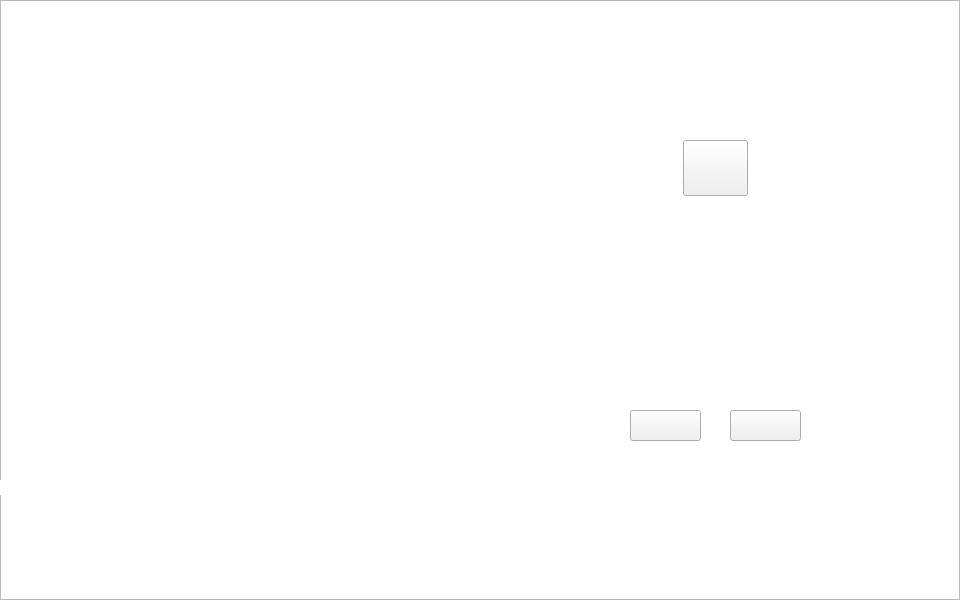
<?xml version="1.0" encoding="UTF-8"?>
<ui version="4.0">
 <class>MainWindow</class>
 <widget class="QMainWindow" name="MainWindow">
  <property name="geometry">
   <rect>
    <x>0</x>
    <y>0</y>
    <width>960</width>
    <height>600</height>
   </rect>
  </property>
  <property name="minimumSize">
   <size>
    <width>960</width>
    <height>600</height>
   </size>
  </property>
  <property name="maximumSize">
   <size>
    <width>960</width>
    <height>600</height>
   </size>
  </property>
  <property name="windowTitle">
   <string>MainWindow</string>
  </property>
  <widget class="QWidget" name="centralwidget">
   <widget class="QGraphicsView" name="graphicsView">
    <property name="geometry">
     <rect>
      <x>0</x>
      <y>0</y>
      <width>960</width>
      <height>600</height>
     </rect>
    </property>
    <property name="styleSheet">
     <string notr="true">border-image: url(:/figure/life_in_NYUSH_v2.jpg);</string>
    </property>
   </widget>
   <widget class="QPushButton" name="step">
    <property name="geometry">
     <rect>
      <x>683</x>
      <y>140</y>
      <width>65</width>
      <height>56</height>
     </rect>
    </property>
    <property name="styleSheet">
     <string notr="true">border-image: url(:/figure/stepbott.png);</string>
    </property>
    <property name="text">
     <string/>
    </property>
   </widget>
   <widget class="QLabel" name="yelmoney">
    <property name="geometry">
     <rect>
      <x>240</x>
      <y>184</y>
      <width>71</width>
      <height>16</height>
     </rect>
    </property>
    <property name="styleSheet">
     <string notr="true">border-image: url(:/game/white.png);
font: 20pt &quot;appo paint&quot;;</string>
    </property>
    <property name="text">
     <string/>
    </property>
   </widget>
   <widget class="QLabel" name="yelcash">
    <property name="geometry">
     <rect>
      <x>240</x>
      <y>205</y>
      <width>71</width>
      <height>16</height>
     </rect>
    </property>
    <property name="styleSheet">
     <string notr="true">border-image: url(:/game/white.png);
font: 20pt &quot;appo paint&quot;;</string>
    </property>
    <property name="text">
     <string/>
    </property>
   </widget>
   <widget class="QLabel" name="yelhouse">
    <property name="geometry">
     <rect>
      <x>240</x>
      <y>232</y>
      <width>71</width>
      <height>16</height>
     </rect>
    </property>
    <property name="styleSheet">
     <string notr="true">border-image: url(:/game/white.png);
font: 20pt &quot;appo paint&quot;;</string>
    </property>
    <property name="text">
     <string/>
    </property>
   </widget>
   <widget class="QLabel" name="yelname">
    <property name="geometry">
     <rect>
      <x>233</x>
      <y>156</y>
      <width>81</width>
      <height>21</height>
     </rect>
    </property>
    <property name="styleSheet">
     <string notr="true">border-image: url(:/game/white.png);
font: 28pt &quot;appo paint&quot;;</string>
    </property>
    <property name="text">
     <string/>
    </property>
   </widget>
   <widget class="QLabel" name="bluehouse">
    <property name="geometry">
     <rect>
      <x>240</x>
      <y>401</y>
      <width>71</width>
      <height>15</height>
     </rect>
    </property>
    <property name="styleSheet">
     <string notr="true">border-image: url(:/game/white.png);
font: 20pt &quot;appo paint&quot;;</string>
    </property>
    <property name="text">
     <string/>
    </property>
   </widget>
   <widget class="QLabel" name="bluename">
    <property name="geometry">
     <rect>
      <x>231</x>
      <y>329</y>
      <width>81</width>
      <height>21</height>
     </rect>
    </property>
    <property name="styleSheet">
     <string notr="true">border-image: url(:/game/white.png);
font: 28pt &quot;appo paint&quot;;</string>
    </property>
    <property name="text">
     <string/>
    </property>
   </widget>
   <widget class="QLabel" name="bluecash">
    <property name="geometry">
     <rect>
      <x>240</x>
      <y>377</y>
      <width>71</width>
      <height>16</height>
     </rect>
    </property>
    <property name="styleSheet">
     <string notr="true">border-image: url(:/game/white.png);
font: 20pt &quot;appo paint&quot;;</string>
    </property>
    <property name="text">
     <string/>
    </property>
   </widget>
   <widget class="QLabel" name="bluemoney">
    <property name="geometry">
     <rect>
      <x>240</x>
      <y>356</y>
      <width>71</width>
      <height>16</height>
     </rect>
    </property>
    <property name="styleSheet">
     <string notr="true">border-image: url(:/game/white.png);
font: 20pt &quot;appo paint&quot;;</string>
    </property>
    <property name="text">
     <string/>
    </property>
   </widget>
   <widget class="QLabel" name="fate">
    <property name="geometry">
     <rect>
      <x>370</x>
      <y>310</y>
      <width>451</width>
      <height>41</height>
     </rect>
    </property>
    <property name="styleSheet">
     <string notr="true">border-image: url(:/game/infoframe.png);
font: 40pt &quot;appo paint&quot;</string>
    </property>
    <property name="text">
     <string/>
    </property>
   </widget>
   <widget class="QLabel" name="stepnum">
    <property name="geometry">
     <rect>
      <x>764</x>
      <y>142</y>
      <width>51</width>
      <height>51</height>
     </rect>
    </property>
    <property name="styleSheet">
     <string notr="true">font: 40pt &quot;appo paint&quot;;
border-image: url(:/game/white.png);</string>
    </property>
    <property name="text">
     <string/>
    </property>
   </widget>
   <widget class="QLabel" name="turn">
    <property name="geometry">
     <rect>
      <x>764</x>
      <y>221</y>
      <width>51</width>
      <height>51</height>
     </rect>
    </property>
    <property name="styleSheet">
     <string notr="true">font: 40pt &quot;appo paint&quot;;
border-image: url(:/game/white.png);</string>
    </property>
    <property name="text">
     <string/>
    </property>
   </widget>
   <widget class="QLabel" name="player1">
    <property name="geometry">
     <rect>
      <x>10</x>
      <y>40</y>
      <width>41</width>
      <height>51</height>
     </rect>
    </property>
    <property name="styleSheet">
     <string notr="true">border-image: url(:/figure/yellowman.png);</string>
    </property>
    <property name="text">
     <string/>
    </property>
   </widget>
   <widget class="QLabel" name="player2">
    <property name="geometry">
     <rect>
      <x>60</x>
      <y>40</y>
      <width>41</width>
      <height>51</height>
     </rect>
    </property>
    <property name="styleSheet">
     <string notr="true">border-image: url(:/figure/blueman.png);</string>
    </property>
    <property name="text">
     <string/>
    </property>
   </widget>
   <widget class="QLabel" name="green_center">
    <property name="geometry">
     <rect>
      <x>121</x>
      <y>105</y>
      <width>88</width>
      <height>15</height>
     </rect>
    </property>
    <property name="styleSheet">
     <string notr="true">background-color: rgb(255, 255, 255);</string>
    </property>
    <property name="text">
     <string/>
    </property>
   </widget>
   <widget class="QLabel" name="public_safety">
    <property name="geometry">
     <rect>
      <x>209</x>
      <y>105</y>
      <width>103</width>
      <height>15</height>
     </rect>
    </property>
    <property name="styleSheet">
     <string notr="true">background-color: rgb(255, 255, 255);</string>
    </property>
    <property name="text">
     <string/>
    </property>
   </widget>
   <widget class="QLabel" name="student_life">
    <property name="geometry">
     <rect>
      <x>312</x>
      <y>105</y>
      <width>138</width>
      <height>15</height>
     </rect>
    </property>
    <property name="styleSheet">
     <string notr="true">background-color: rgb(255, 255, 255);</string>
    </property>
    <property name="text">
     <string/>
    </property>
   </widget>
   <widget class="QLabel" name="Room110_Gallery">
    <property name="geometry">
     <rect>
      <x>450</x>
      <y>105</y>
      <width>103</width>
      <height>15</height>
     </rect>
    </property>
    <property name="styleSheet">
     <string notr="true">background-color: rgb(255, 255, 255);</string>
    </property>
    <property name="text">
     <string/>
    </property>
   </widget>
   <widget class="QLabel" name="mail_room">
    <property name="geometry">
     <rect>
      <x>553</x>
      <y>105</y>
      <width>100</width>
      <height>15</height>
     </rect>
    </property>
    <property name="styleSheet">
     <string notr="true">background-color: rgb(255, 255, 255);</string>
    </property>
    <property name="text">
     <string/>
    </property>
   </widget>
   <widget class="QLabel" name="luckin">
    <property name="geometry">
     <rect>
      <x>653</x>
      <y>105</y>
      <width>103</width>
      <height>15</height>
     </rect>
    </property>
    <property name="styleSheet">
     <string notr="true">background-color: rgb(255, 255, 255);</string>
    </property>
    <property name="text">
     <string/>
    </property>
   </widget>
   <widget class="QLabel" name="cafeteria">
    <property name="geometry">
     <rect>
      <x>755</x>
      <y>105</y>
      <width>85</width>
      <height>15</height>
     </rect>
    </property>
    <property name="styleSheet">
     <string notr="true">background-color: rgb(255, 255, 255);</string>
    </property>
    <property name="text">
     <string/>
    </property>
   </widget>
   <widget class="QLabel" name="auditorium">
    <property name="geometry">
     <rect>
      <x>842</x>
      <y>200</y>
      <width>13</width>
      <height>92</height>
     </rect>
    </property>
    <property name="styleSheet">
     <string notr="true">background-color: rgb(255, 255, 255);</string>
    </property>
    <property name="text">
     <string/>
    </property>
   </widget>
   <widget class="QLabel" name="the_box">
    <property name="geometry">
     <rect>
      <x>842</x>
      <y>120</y>
      <width>13</width>
      <height>80</height>
     </rect>
    </property>
    <property name="styleSheet">
     <string notr="true">background-color: rgb(255, 255, 255);</string>
    </property>
    <property name="text">
     <string/>
    </property>
   </widget>
   <widget class="QLabel" name="cafe">
    <property name="geometry">
     <rect>
      <x>842</x>
      <y>292</y>
      <width>13</width>
      <height>92</height>
     </rect>
    </property>
    <property name="styleSheet">
     <string notr="true">background-color: rgb(255, 255, 255);</string>
    </property>
    <property name="text">
     <string/>
    </property>
   </widget>
   <widget class="QLabel" name="bursar">
    <property name="geometry">
     <rect>
      <x>842</x>
      <y>384</y>
      <width>13</width>
      <height>92</height>
     </rect>
    </property>
    <property name="styleSheet">
     <string notr="true">background-color: rgb(255, 255, 255);</string>
    </property>
    <property name="text">
     <string/>
    </property>
   </widget>
   <widget class="QLabel" name="IT_center">
    <property name="geometry">
     <rect>
      <x>754</x>
      <y>480</y>
      <width>85</width>
      <height>15</height>
     </rect>
    </property>
    <property name="styleSheet">
     <string notr="true">background-color: rgb(255, 255, 255);</string>
    </property>
    <property name="text">
     <string/>
    </property>
   </widget>
   <widget class="QLabel" name="library">
    <property name="geometry">
     <rect>
      <x>651</x>
      <y>480</y>
      <width>103</width>
      <height>15</height>
     </rect>
    </property>
    <property name="styleSheet">
     <string notr="true">background-color: rgb(255, 255, 255);</string>
    </property>
    <property name="text">
     <string/>
    </property>
   </widget>
   <widget class="QLabel" name="arc">
    <property name="geometry">
     <rect>
      <x>553</x>
      <y>480</y>
      <width>99</width>
      <height>15</height>
     </rect>
    </property>
    <property name="styleSheet">
     <string notr="true">background-color: rgb(255, 255, 255);</string>
    </property>
    <property name="text">
     <string/>
    </property>
   </widget>
   <widget class="QLabel" name="advisor_office">
    <property name="geometry">
     <rect>
      <x>452</x>
      <y>480</y>
      <width>101</width>
      <height>15</height>
     </rect>
    </property>
    <property name="styleSheet">
     <string notr="true">background-color: rgb(255, 255, 255);</string>
    </property>
    <property name="text">
     <string/>
    </property>
   </widget>
   <widget class="QLabel" name="H_W_center">
    <property name="geometry">
     <rect>
      <x>348</x>
      <y>480</y>
      <width>104</width>
      <height>15</height>
     </rect>
    </property>
    <property name="styleSheet">
     <string notr="true">background-color: rgb(255, 255, 255);</string>
    </property>
    <property name="text">
     <string/>
    </property>
   </widget>
   <widget class="QLabel" name="CDC">
    <property name="geometry">
     <rect>
      <x>208</x>
      <y>480</y>
      <width>140</width>
      <height>15</height>
     </rect>
    </property>
    <property name="styleSheet">
     <string notr="true">background-color: rgb(255, 255, 255);</string>
    </property>
    <property name="text">
     <string/>
    </property>
   </widget>
   <widget class="QLabel" name="mac_lab">
    <property name="geometry">
     <rect>
      <x>106</x>
      <y>480</y>
      <width>102</width>
      <height>15</height>
     </rect>
    </property>
    <property name="styleSheet">
     <string notr="true">background-color: rgb(255, 255, 255);</string>
    </property>
    <property name="text">
     <string/>
    </property>
   </widget>
   <widget class="QLabel" name="ally_lounge">
    <property name="geometry">
     <rect>
      <x>0</x>
      <y>480</y>
      <width>106</width>
      <height>15</height>
     </rect>
    </property>
    <property name="styleSheet">
     <string notr="true">background-color: rgb(255, 255, 255);</string>
    </property>
    <property name="text">
     <string/>
    </property>
   </widget>
   <widget class="QLabel" name="fos_lab">
    <property name="geometry">
     <rect>
      <x>105</x>
      <y>387</y>
      <width>15</width>
      <height>94</height>
     </rect>
    </property>
    <property name="styleSheet">
     <string notr="true">background-color: rgb(255, 255, 255);</string>
    </property>
    <property name="text">
     <string/>
    </property>
   </widget>
   <widget class="QLabel" name="piano_room">
    <property name="geometry">
     <rect>
      <x>105</x>
      <y>293</y>
      <width>15</width>
      <height>94</height>
     </rect>
    </property>
    <property name="styleSheet">
     <string notr="true">background-color: rgb(255, 255, 255);</string>
    </property>
    <property name="text">
     <string/>
    </property>
   </widget>
   <widget class="QLabel" name="ima_lab">
    <property name="geometry">
     <rect>
      <x>105</x>
      <y>199</y>
      <width>15</width>
      <height>94</height>
     </rect>
    </property>
    <property name="styleSheet">
     <string notr="true">background-color: rgb(255, 255, 255);</string>
    </property>
    <property name="text">
     <string/>
    </property>
   </widget>
   <widget class="QLabel" name="f15">
    <property name="geometry">
     <rect>
      <x>105</x>
      <y>122</y>
      <width>15</width>
      <height>77</height>
     </rect>
    </property>
    <property name="styleSheet">
     <string notr="true">background-color: rgb(255, 255, 255);</string>
    </property>
    <property name="text">
     <string/>
    </property>
   </widget>
   <widget class="QLabel" name="buy_info">
    <property name="geometry">
     <rect>
      <x>370</x>
      <y>390</y>
      <width>211</width>
      <height>71</height>
     </rect>
    </property>
    <property name="styleSheet">
     <string notr="true">border-image: url(:/game/infoframe.png);
font: 40pt &quot;appo paint&quot;</string>
    </property>
    <property name="text">
     <string/>
    </property>
   </widget>
   <widget class="QPushButton" name="yes">
    <property name="geometry">
     <rect>
      <x>630</x>
      <y>410</y>
      <width>71</width>
      <height>31</height>
     </rect>
    </property>
    <property name="styleSheet">
     <string notr="true">border-image: url(:/figure/yes.png);</string>
    </property>
    <property name="text">
     <string/>
    </property>
   </widget>
   <widget class="QPushButton" name="no">
    <property name="geometry">
     <rect>
      <x>730</x>
      <y>410</y>
      <width>71</width>
      <height>31</height>
     </rect>
    </property>
    <property name="styleSheet">
     <string notr="true">border-image: url(:/figure/no.png);</string>
    </property>
    <property name="text">
     <string/>
    </property>
   </widget>
   <widget class="QLabel" name="info">
    <property name="geometry">
     <rect>
      <x>370</x>
      <y>351</y>
      <width>451</width>
      <height>41</height>
     </rect>
    </property>
    <property name="styleSheet">
     <string notr="true">border-image: url(:/game/infoframe.png);
font: 40pt &quot;appo paint&quot;</string>
    </property>
    <property name="text">
     <string/>
    </property>
   </widget>
   <widget class="QLabel" name="yelloan">
    <property name="geometry">
     <rect>
      <x>240</x>
      <y>255</y>
      <width>71</width>
      <height>16</height>
     </rect>
    </property>
    <property name="styleSheet">
     <string notr="true">border-image: url(:/game/white.png);
font: 20pt &quot;appo paint&quot;;</string>
    </property>
    <property name="text">
     <string/>
    </property>
   </widget>
   <widget class="QLabel" name="blueloan">
    <property name="geometry">
     <rect>
      <x>240</x>
      <y>429</y>
      <width>71</width>
      <height>15</height>
     </rect>
    </property>
    <property name="styleSheet">
     <string notr="true">border-image: url(:/game/white.png);
font: 20pt &quot;appo paint&quot;;</string>
    </property>
    <property name="text">
     <string/>
    </property>
   </widget>
  </widget>
 </widget>
 <resources>
  <include location="picture.qrc"/>
 </resources>
 <connections/>
</ui>
